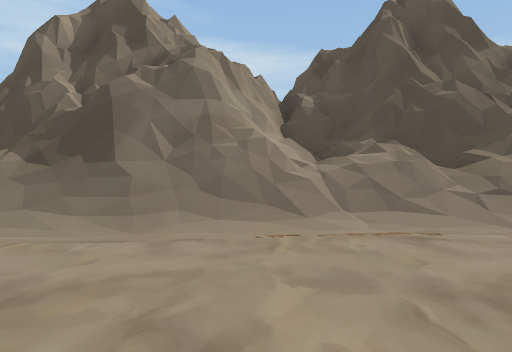
View 1 (above)

18 first-person views from a walk through a Unity game level. The camera is 1.3 m above the floor, looks level and sees 80° across. The floor is counted in squares, 2 m on a side. Each view is taken from the middle of a square. On the plan, view 1 faces up. The plan holds only what a view shows up to about 10 squares ahead; the rest is blank. The place goes on beyond the plan. Some animated figures are left out. Some surface patterns are stand-ins.

View 2
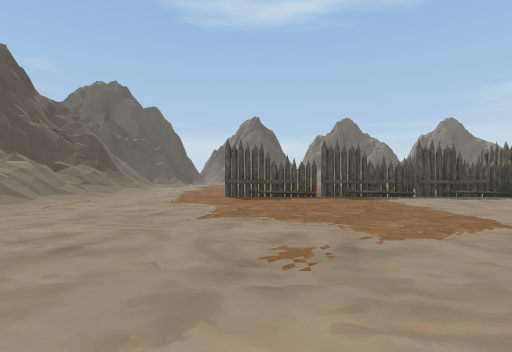

View 3
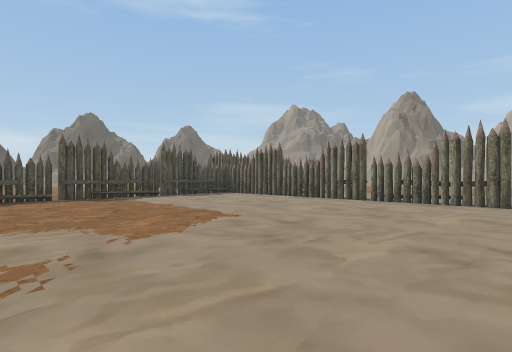

View 4
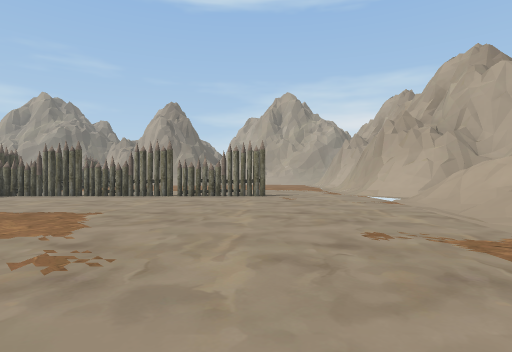

View 5
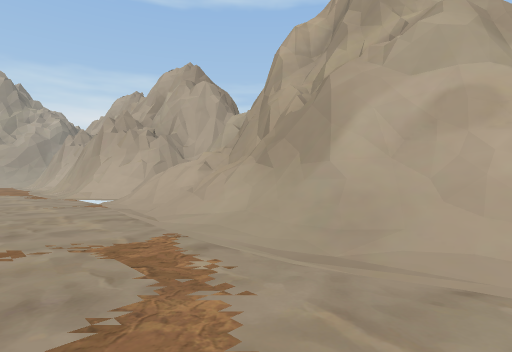

View 6
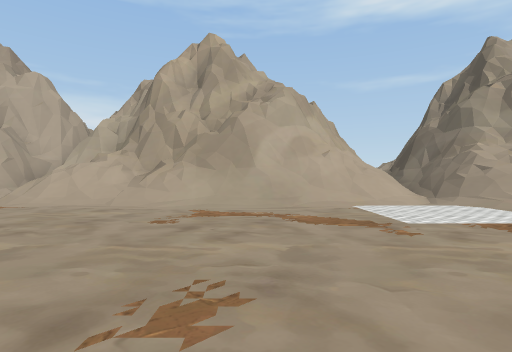

View 7
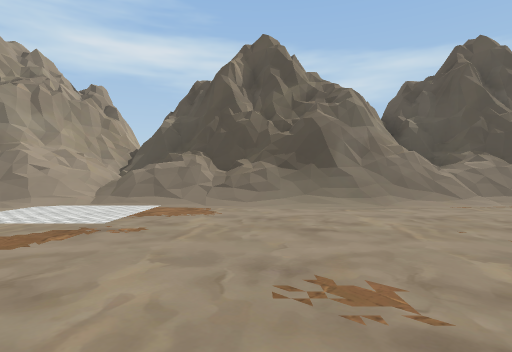

View 8
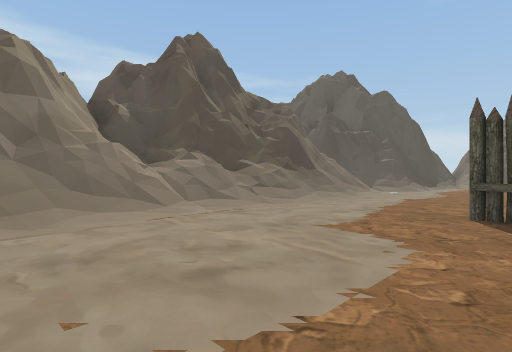

View 9
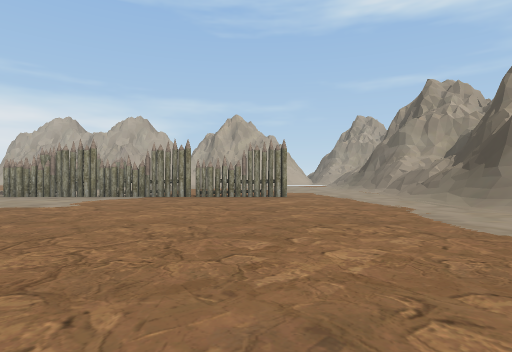

View 10
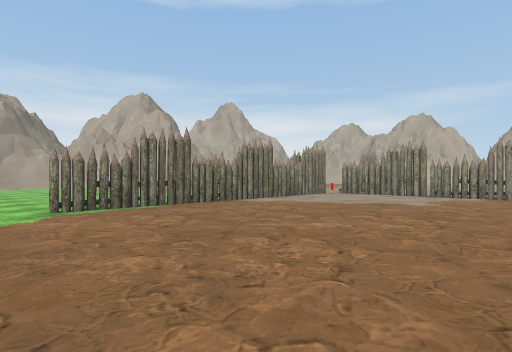

View 11
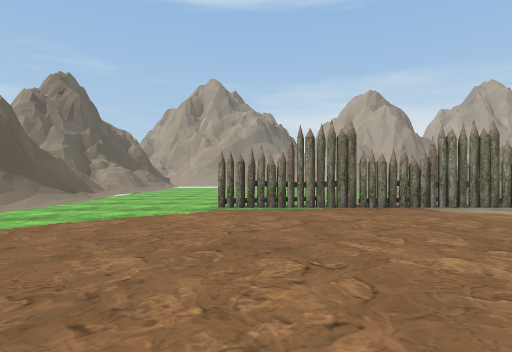

View 12
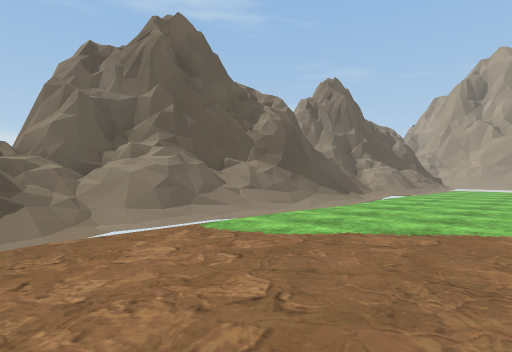

View 13
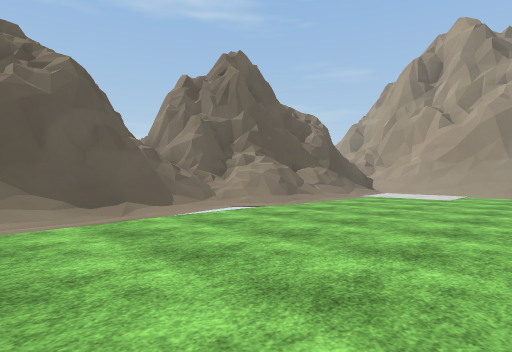

View 14
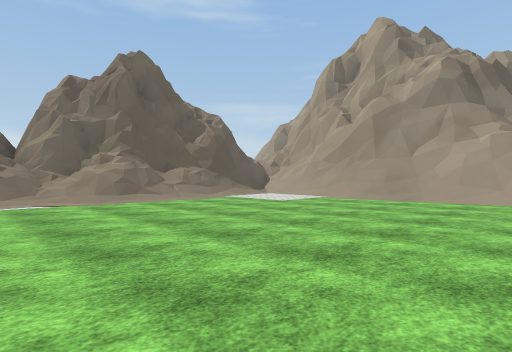

View 15
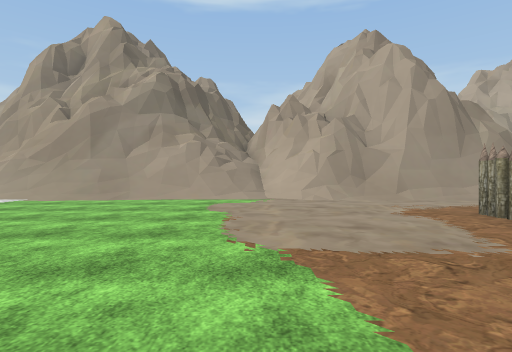

View 16
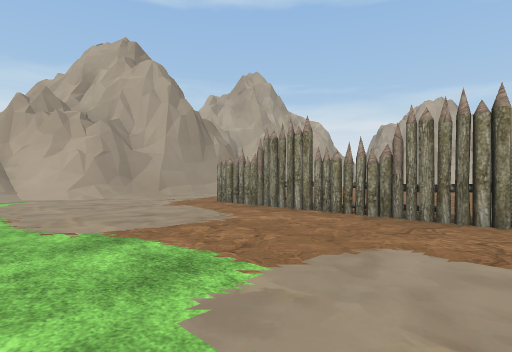

View 17
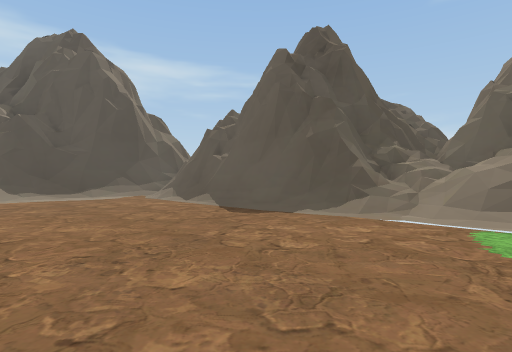

View 18
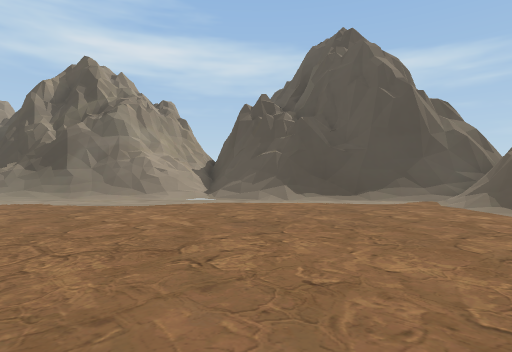

### Floor plan
Key: @ floor where view 1 was taken; # wall or solid block; x gap in a wall; . main floor; : floor 0.75 m higher than the main floor; / step, stairs or slope; = window, fence, low wall or low ledge.
Columns run from 11 left of view 1 to 21 right of it. Each row starts with its distance up from view 1.
  7  ####      ####
  6 ##=##########=###
  5 ##////=####=///######:=##
  4 #=/////////=////////////######
  3  //.....................////##
  2  //.........................=#
  1 #==.........................##
  0 ##/........@................#
 -1  #//..........#.............#
 -2  ##/..........#.............#
 -3 ###...........x.............##
 -4 #//...........#.............####
 -5 #//...........#.............//=#
 -6 #//...........#.............//=#
 -7 #//...........#.............//##
 -8 ## ...........#.............//##
 -9 ##/...###x##############....//#
-10  ##..               ......../##
-11    ..                 ....../##
-12                #.....  ...../##
-13             ...#............ ####
-14             . .#............ //=#
-15                #............//###
-16                #............/ =#
-17                #............/ #
-18                #............/=
-19                ............./
-20               ..............
-21              //.........//.
-22             ######///=/////
-23                 ##=//######
-24                  ##/ =##
-25                   #####

Positions as (right, up) in squares from view 1, and headings:
1: (0, 0), facing up
2: (-6, -1), facing right
3: (-6, -1), facing down-right
4: (-5, 1), facing down
5: (-6, 1), facing down-left
6: (-2, -1), facing left
7: (-4, -3), facing up
8: (-2, -1), facing up-right
9: (13, -1), facing left
10: (14, -3), facing down-left
11: (12, -3), facing down
12: (13, -4), facing down-right
13: (12, -10), facing down-right
14: (9, -13), facing down-right
15: (8, -13), facing down
16: (9, -12), facing down-left
17: (12, -7), facing up-right
18: (12, -5), facing up
